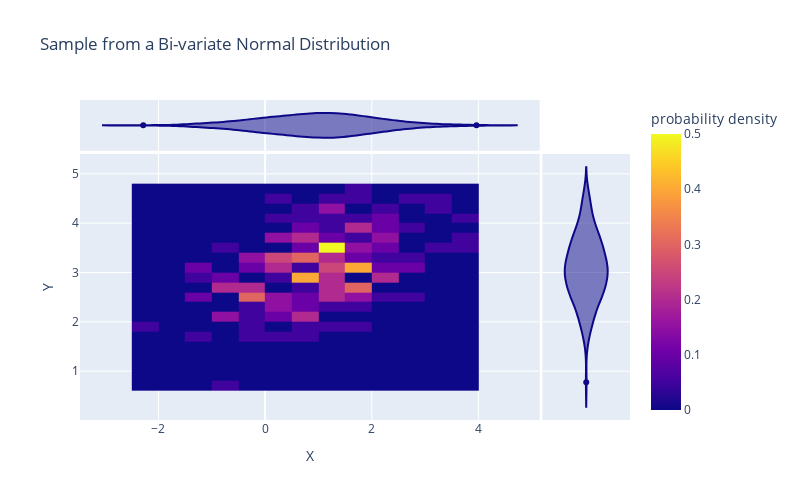

Notebook code cell kept with this figure:
### Markdown cell above
3. Create a 2-D histogram with violin-plot marginals by using the function `density_heatmap` and specifying the arguments `marginal_x` and `marginal_y` as `'violin'`

### Code cell
fig = px.density_heatmap(df, x="X", y="Y",
                         marginal_x="violin", marginal_y="violin",
                         nbinsx= 25,
                         nbinsy=25,
                         histnorm='probability density',
                         height = 500, width = 800,
                         title='Sample from a Bi-variate Normal Distribution')
fig.show()

### Figure 1 — Plotly figure (JSON) as saved in the notebook; plotly's stock layout.template omitted (floating-point values rounded to 4 significant figures; data arrays with more than 128 entries replaced by an {"elided": "..."} marker saying what was removed)
{"data": [{"coloraxis": "coloraxis", "histnorm": "probability density", "hovertemplate": "X=%{x}<br>Y=%{y}<br>probability density=%{z}<extra></extra>", "name": "", "nbinsx": 25, "nbinsy": 25, "type": "histogram2d", "x": {"elided": "200 float values"}, "xaxis": "x", "xbingroup": "x", "y": {"elided": "200 float values"}, "yaxis": "y", "ybingroup": "y"}, {"alignmentgroup": "True", "hovertemplate": "X=%{x}<extra></extra>", "legendgroup": "", "marker": {"color": "#0d0887"}, "name": "", "offsetgroup": "", "scalegroup": "x", "showlegend": false, "type": "violin", "x": {"elided": "200 float values"}, "xaxis": "x3", "yaxis": "y3"}, {"alignmentgroup": "True", "hovertemplate": "Y=%{y}<extra></extra>", "legendgroup": "", "marker": {"color": "#0d0887"}, "name": "", "offsetgroup": "", "scalegroup": "y", "showlegend": false, "type": "violin", "xaxis": "x2", "y": {"elided": "200 float values"}, "yaxis": "y2"}], "layout": {"coloraxis": {"colorbar": {"title": {"text": "probability density"}}, "colorscale": [[0, "#0d0887"], [0.1111, "#46039f"], [0.2222, "#7201a8"], [0.3333, "#9c179e"], [0.4444, "#bd3786"], [0.5556, "#d8576b"], [0.6667, "#ed7953"], [0.7778, "#fb9f3a"], [0.8889, "#fdca26"], [1, "#f0f921"]]}, "height": 500, "legend": {"tracegroupgap": 0}, "title": {"text": "Sample from a Bi-variate Normal Distribution"}, "width": 800, "xaxis": {"anchor": "y", "domain": [0, 0.8358], "title": {"text": "X"}}, "xaxis2": {"anchor": "y2", "domain": [0.8408, 1], "matches": "x2", "showgrid": false, "showline": false, "showticklabels": false, "ticks": ""}, "xaxis3": {"anchor": "y3", "domain": [0, 0.8358], "matches": "x", "showgrid": true, "showticklabels": false}, "xaxis4": {"anchor": "y4", "domain": [0.8408, 1], "matches": "x2", "showgrid": false, "showline": false, "showticklabels": false, "ticks": ""}, "yaxis": {"anchor": "x", "domain": [0, 0.8316], "title": {"text": "Y"}}, "yaxis2": {"anchor": "x2", "domain": [0, 0.8316], "matches": "y", "showgrid": true, "showticklabels": false}, "yaxis3": {"anchor": "x3", "domain": [0.8416, 1], "matches": "y3", "showgrid": false, "showline": false, "showticklabels": false, "ticks": ""}, "yaxis4": {"anchor": "x4", "domain": [0.8416, 1], "matches": "y3", "showgrid": true, "showline": false, "showticklabels": false, "ticks": ""}}}
